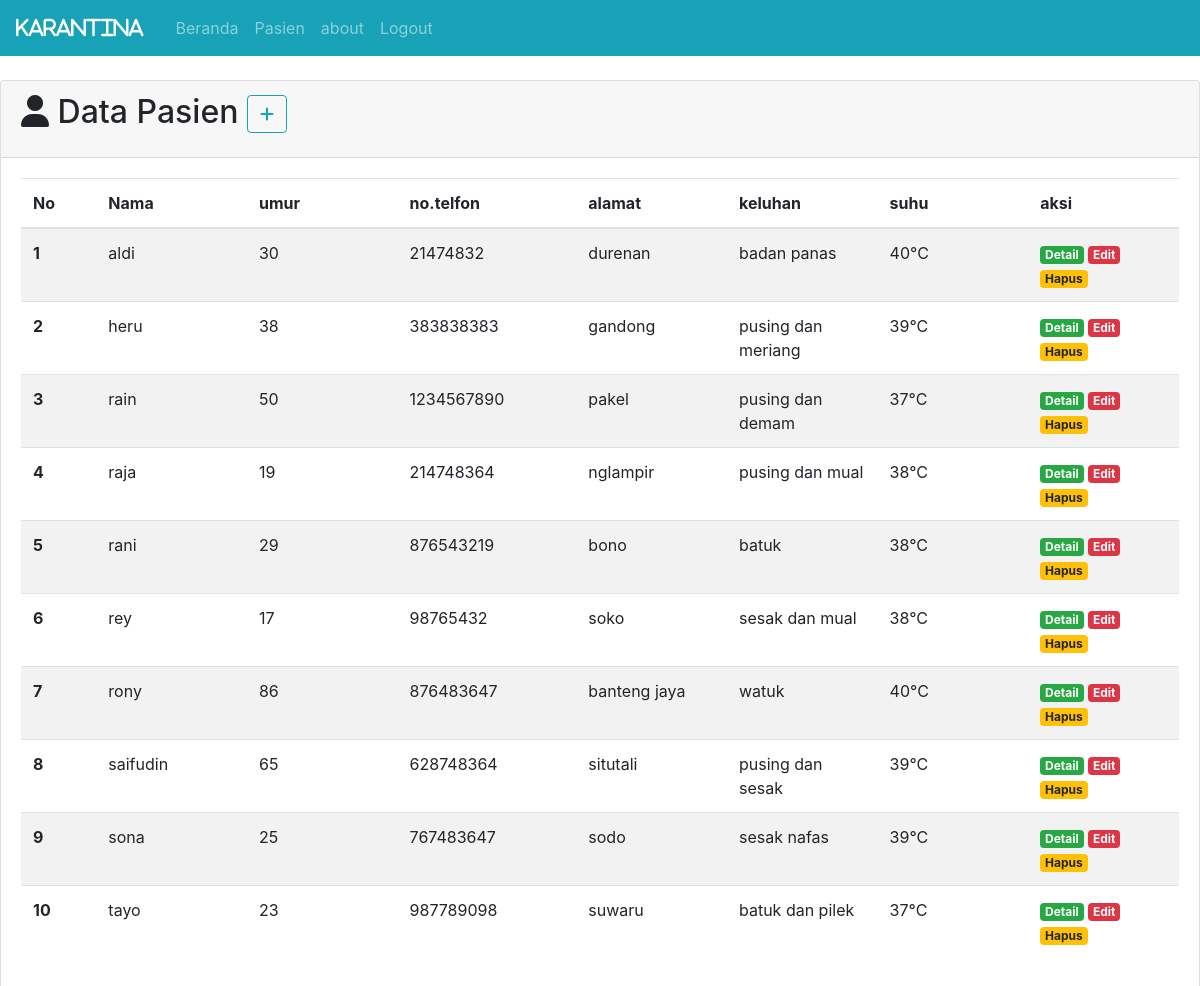
Screenshot of /pasien/index.php with the database file from the repository.
### tables this page shows
CREATE TABLE `pasien` (
  `id_pasien` int(3) NOT NULL,
  `nama` varchar(255) NOT NULL,
  `umur` int(8) NOT NULL,
  `telp` int(30) NOT NULL,
  `alamat` varchar(255) NOT NULL,
  `keluhan` text NOT NULL,
  `suhu` int(8) NOT NULL,
  `id_level` int(3) NOT NULL
);

### pasien/index.php (the view, shortened to what this page needs)
<?php
include '../koneksi.php';
$sql = "SELECT * FROM pasien ORDER BY nama";
$res=mysqli_query($kon, $sql);
$pasien=array();
while ($data=mysqli_fetch_assoc($res)) {
  $pasien[]=$data;
}
include '../aset/header.php';
?>
<div class="card">
  <div class="card-header">
    <h2 class="card-title"><i class="fas fa-user"></i> Data Pasien <a href="tambah.php"><button type="button" class="btn btn-outline-info"><i class="fas fa-plus"></i></button></a></h2>
       </div>
  <div class="card-body">
    <table class="table table-striped">
  <thead>
  <thead>
    <tr>
      <th scope="col" width="50">No</th>
      <th scope="col" width="100">Nama</th>
      <th scope="col" width="100">umur</th>
      <th scope="col" width="100">no.telfon</th>
      <th scope="col" width="100">alamat</th>
      <th scope="col" width="100">keluhan</th>
      <th scope="col" width="100">suhu</th>
      <th scope="col" width="100">aksi</th>
    </tr>
  </thead>
  <tbody>
  <?php
      $no = 1;
      foreach($pasien as $p) { ?>
        <tr>
          <th scope="row"><?= $no ?></th>
          <td><?= $p['nama'] ?></td>
          <td><?= $p['umur'] ?></td>
          <td><?= $p['telp'] ?></td>
          <td><?= $p['alamat'] ?></td>
          <td><?= $p['keluhan'] ?></td>
          <td><?= $p['suhu'] ?>°C</td>
          <td>
        <a href="detail.php?id_pasien=<?php echo $p['id_pasien'] ?>"; class="badge badge-success">Detail</a>
        <a href="edit.php?id_pasien=<?php echo $p['id_pasien'] ?>"; class="badge badge-danger">Edit</a>
        <a href="hapus.php?id_pasien=<?php echo $p['id_pasien'] ?>"; class="badge badge-warning">Hapus</a>
          </td>
        </tr>
    <?php
  $no++;
}
    ?>
    </tbody>
</table>
  </div>
</div>
<?php
include '../aset/footer.php';
?>

### header.php (shortened to what this page needs)
<!DOCTYPE html>
<html lang="en">
<head>
<link rel="stylesheet" a href="http://localhost/karantina/aset/bootstrap/css/bootstrap.min.css">
<link rel="stylesheet" a href="http://localhost/karantina/aset/fontawesome/css/all.min.css">
</head>
<body>
<center>
<nav class="navbar navbar-expand-lg navbar-dark bg-info">
  <a class="navbar-brand" href="../petugas/detail.php"><i class="fas text-white mr-2">  KARANTINA </i></a>
  <div class="collapse navbar-collapse" id="navbarNavAltMarkup">
    <div class="navbar-nav">
      <a class="nav-item nav-link " href="http://localhost/karantina/beranda.php">Beranda</a>
      <a class="nav-item nav-link " href="http://localhost/karantina/pasien/index.php">Pasien</a>
        <a class="nav-item nav-link " href="http://localhost/karantina/about.php">about</a>
        <a class="nav-item nav-link " href="http://localhost/karantina/login/logout.php">Logout</a>
    </div>
  </div>
</nav>
</center>
</body>
</html>

### footer.php (shortened to what this page needs)
<!DOCTYPE html>
<html>
<head>
</head>
<body >
</body>
</html>

### rows the page displays
pasien: nama "aldi", umur "30", telp "21474832", alamat "durenan", keluhan "badan panas", suhu "40"
pasien: nama "heru", umur "38", telp "383838383", alamat "gandong", keluhan "pusing dan meriang", suhu "39"
pasien: nama "rain", umur "50", telp "1234567890", alamat "pakel", keluhan "pusing dan demam", suhu "37"
pasien: nama "raja", umur "19", telp "214748364", alamat "nglampir", keluhan "pusing dan mual", suhu "38"
pasien: nama "rani", umur "29", telp "876543219", alamat "bono", keluhan "batuk", suhu "38"
pasien: nama "rey", umur "17", telp "98765432", alamat "soko", keluhan "sesak dan mual", suhu "38"
pasien: nama "rony", umur "86", telp "876483647", alamat "banteng jaya", keluhan "watuk", suhu "40"
pasien: nama "saifudin", umur "65", telp "628748364", alamat "situtali", keluhan "pusing dan sesak", suhu "39"
pasien: nama "sona", umur "25", telp "767483647", alamat "sodo", keluhan "sesak nafas", suhu "39"
pasien: nama "tayo", umur "23", telp "987789098", alamat "suwaru", keluhan "batuk dan pilek", suhu "37"
